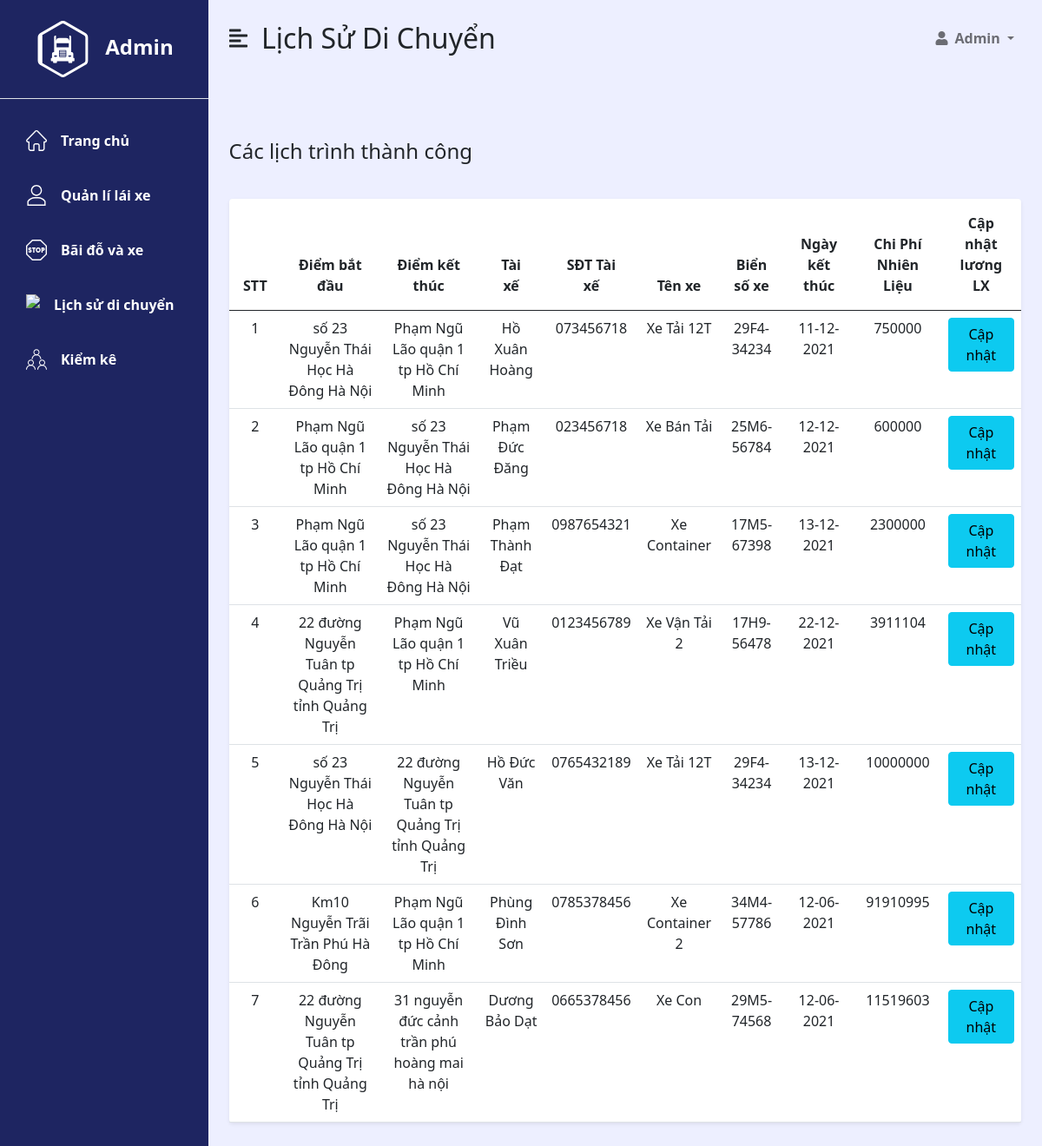
The page /Manager_Vehicle/view/manager_schedule.php on the database its author committed.
### tables this page shows
CREATE TABLE `tbl_truck` (
  `id` int(11) NOT NULL,
  `name` varchar(255) NOT NULL,
  `license_plate` varchar(255) NOT NULL,
  `height` int(11) NOT NULL,
  `max_weight` int(11) NOT NULL,
  `date_registery` datetime NOT NULL,
  `date_registery_expried` datetime NOT NULL,
  `status` int(11) DEFAULT NULL
);

CREATE TABLE `tbl_transport` (
  `id` int(11) NOT NULL,
  `id_start_place` int(11) NOT NULL,
  `id_stop_place` int(11) NOT NULL,
  `id_driver` int(11) NOT NULL,
  `id_truck` int(11) NOT NULL,
  `date_start` datetime DEFAULT NULL,
  `date_stop` datetime DEFAULT NULL,
  `fuel` float DEFAULT NULL,
  `status` int(11) NOT NULL,
  `price_flue` int(12) DEFAULT NULL
);

### Manager_Vehicle/until/dbhelp.php (called while the page is built, shortened)
<?php
function executeResult($sql){
    $conn = mysqli_connect(HOST, USERNAME, PASSWORD, DATABASE);
    $result = mysqli_query($conn, $sql);
    while ($obj = mysqli_fetch_object($result)){
        $list[] = $obj;
    }
    return $list;
}

### Manager_Vehicle/model/Transport.php (called while the page is built, shortened)
<?php
class Transport
{
    private $id;
    private $namePlaceStart;
    private $namePlaceEnd;
    private $nameDriver;
    private $numberPhoneDriver;
    private $nameTruck;
    private $licensePlateTruck;
    private $timeStart;
    public function __construct($id, $namePlaceStart, $namePlaceEnd, $nameDriver, $numberPhoneDriver, $nameTruck, $licensePlateTruck, $timeStart)
    {
        $this->id = $id;
        $this->namePlaceStart = $namePlaceStart;
        $this->namePlaceEnd = $namePlaceEnd;
        $this->nameDriver = $nameDriver;
        $this->numberPhoneDriver = $numberPhoneDriver;
        $this->nameTruck = $nameTruck;
        $this->licensePlateTruck = $licensePlateTruck;
        $this->timeStart = $timeStart;
    }
    public function getTimeStart()
    {
        return $this->timeStart;
    }
    public function getId()
    {
        return $this->id;
    }
    public function getNamePlaceStart()
    {
        return $this->namePlaceStart;
    }
    public function getNamePlaceEnd()
    {
        return $this->namePlaceEnd;
    }
    public function getNameDriver()
    {
        return $this->nameDriver;
    }
    public function getNumberPhoneDriver()
    {
        return $this->numberPhoneDriver;
    }
    public function getNameTruck()
    {
        return $this->nameTruck;
    }
    public function getLicensePlateTruck()
    {
        return $this->licensePlateTruck;
    }
}

### Manager_Vehicle/view/manager_schedule.php (the view, shortened to what this page needs)
<?php
include_once('../until/dbhelp.php');
include_once('../model/Transport.php');
function getPlaceById($id){
    return executeResult("SELECT * FROM tbl_place WHERE id=".$id)[0];
}
function getDriverById($id){
    return executeResult("SELECT * FROM tbl_driver WHERE id=".$id)[0];
}
function getNumberPhoneDriverById($id){
    return executeResult("SELECT * FROM tbl_user WHERE id=".getDriverById($id) -> id_user)[0] -> numberphone;
}
function getTruckById($id){
    return executeResult("SELECT * FROM tbl_truck WHERE id=".$id)[0];
}
function getTransportActive(){
    $listTransport = executeResult("SELECT * FROM tbl_transport WHERE status=1");
    foreach ($listTransport as $tran){
        $transport_item = new Transport(
            $tran -> id,
            getPlaceById($tran -> id_start_place) -> address_details,
            getPlaceById($tran -> id_stop_place) -> address_details,
            getDriverById($tran -> id_driver) -> name,
            getNumberPhoneDriverById($tran -> id_driver),
            getTruckById($tran -> id_truck) -> name,
            getTruckById($tran -> id_truck) -> license_plate,
            $tran -> date_stop
        );
        $listResult[] = $transport_item;
    }
    return $listResult;
}
function getTransportById($id){
    return executeResult("SELECT * FROM tbl_transport WHERE id=".$id)[0];
}
function getPriceFuel($idTransport){
    return getTransportById($idTransport) -> fuel * getTransportById($idTransport) -> price_flue;
}
?>
<!DOCTYPE html>
<html lang="en">
<head>
    <?php include 'head.php' ?>
</head>
<body>
<div class="d-flex" id="wrapper">
    <?php include 'sidebar.php' ?>
    <div id="page-content-wrapper" style="background: #EDEFFF;">
        <nav class="navbar navbar-expand-lg navbar-light bg-transparent py-4 px-4">
            <div class="d-flex align-items-center">
                <i class="fas fa-align-left fs-4 me-3" id="menu-toggle"></i>
                <h2 class="fs-2 m-0">Lịch Sử Di Chuyển</h2>
            </div>
            <div class="collapse navbar-collapse" id="navbarSupportedContent">
                <ul class="navbar-nav ms-auto mb-2 mb-lg-0">
                    <li class="nav-item dropdown">
                        <a class="nav-link dropdown-toggle fw-bold" href="#" id="navbarDropdown"
                           role="button" data-bs-toggle="dropdown" aria-expanded="false">
                            <i class="fas fa-user me-2"></i>Admin
                        </a>
                    </li>
                </ul>
            </div>
        </nav>
        <div class="container-fluid px-4">
            <div class="row my-5">
                <div class="row g-3 my-2">
                    <div class="col-md-6">
                        <h3 class="fs-4 mb-3" style="margin-left: 0.22rem">Các lịch trình thành công</h3>
                    </div>
                </div>
                <div class="col" style="margin-top: 1rem;">
                    <table class="table bg-white rounded shadow-sm  table-hover">
                        <thead>
                        <tr>
                            <th scope="col" style="text-align: center; padding: 1rem;">STT</th>
                            <th scope="col" style="text-align: center; padding: 1rem;">Điểm bắt đầu</th>
                            <th scope="col" style="text-align: center; padding: 1rem;">Điểm kết thúc</th>
                            <th scope="col" style="text-align: center; padding: 1rem;">Tài xế</th>
                            <th scope="col" style="text-align: center; padding: 1rem;">SĐT Tài xế</th>
                            <th scope="col" style="text-align: center; padding: 1rem;">Tên xe</th>
                            <th scope="col" style="text-align: center; padding: 1rem;">Biển số xe</th>
                            <th scope="col" style="text-align: center; padding: 1rem;">Ngày kết thúc</th>
                            <th scope="col" style="text-align: center; padding: 1rem;">Chi Phí Nhiên Liệu</th>
                            <th scope="col" style="text-align: center; padding: 1rem;">Cập nhật lương LX</th>
                        </tr>
                        </thead>
                        <tbody>
                        <?php
                        $index = 1;
                        foreach (getTransportActive() as $transport) {
                            ?>
                            <tr>
                                <td style="text-align: center; padding: 0.5rem;"><?= $index++ ?></td>
                                <td style="text-align: center; padding: 0.5rem;"><?= $transport -> getNamePlaceStart() ?></td>
                                <td style="text-align: center; padding: 0.5rem;"><?= $transport -> getNamePlaceEnd() ?></td>
                                <td style="text-align: center; padding: 0.5rem;"><?= $transport -> getNameDriver() ?></td>
                                <td style="text-align: center; padding: 0.5rem;"><?= $transport -> getNumberPhoneDriver() ?></td>
                                <td style="text-align: center; padding: 0.5rem;"><?= $transport -> getNameTruck() ?></td>
                                <td style="text-align: center; padding: 0.5rem;"><?= $transport -> getLicensePlateTruck() ?></td>
                                <td style="text-align: center; padding: 0.5rem;"><?= date_format(date_create($transport -> getTimeStart()), 'd-m-Y') ?></td>
                                <td style="text-align: center; padding: 0.5rem;"><?= getPriceFuel($transport -> getId())?></td>
                                <td style="text-align: center; padding: 0.5rem;">
                                    <a onclick="showUpdateDateTransport(<?= $transport -> getId() ?>)" type="date" class="btn btn-info">Cập nhật</a>
                                </td>
                            </tr>
                        <?php } ?>
                        </tbody>
                    </table>
                </div>
            </div>
        </div>
    </div>
</div>
</body>
</html>

### Manager_Vehicle/view/head.php (shortened to what this page needs)
<link href="https://cdn.jsdelivr.net/npm/bootstrap@5.0.2/dist/css/bootstrap.min.css" rel="stylesheet"
>
<link rel="stylesheet" href="https://cdnjs.cloudflare.com/ajax/libs/font-awesome/5.15.1/css/all.min.css" />
<link rel="stylesheet" href="style_admin.css">

### Manager_Vehicle/view/sidebar.php
<div style="background: #1E2561" id="sidebar-wrapper">
    <div class="sidebar-heading text-center py-4 primary-text fs-4 fw-bold border-bottom">
        <img src="image_svg/truck_sidebar.svg" style="margin-right: 1rem;"/>Admin</div>
    <div class="list-group list-group-flush my-3">
        <a href="admin.php" class="list-group-item list-group-item-action bg-transparent second-text active">
            <img src="image_svg/home 1.svg" style="margin-right: 1rem;"/><div>Trang chủ</div></a>
        <a href="manager_driver.php" class="list-group-item list-group-item-action bg-transparent second-text active">
            <img src="image_svg/user 2.svg" style="margin-right: 1rem;"/><div>Quản lí lái xe</div></a>
        <a href="manager_truck.php" class="list-group-item list-group-item-action bg-transparent second-text active">
            <img src="image_svg/stop 1.svg" style="margin-right: 1rem;"/><div>Bãi đỗ và xe</div></a>
        <a href="manager_schedule.php" class="list-group-item list-group-item-action bg-transparent second-text active">
            <img src="image_svg/location 2.svg" style="margin-right: 1rem;"/><div>Lịch sử di chuyển</div></a>
        <a href="manager_inventory.php" class="list-group-item list-group-item-action bg-transparent second-text active">
            <img src="image_svg/user 3.svg" style="margin-right: 1rem;"/></i><div>Kiểm kê</div></a>
    </div>
</div>

### Manager_Vehicle/view/style_admin.css (style rules this page uses)
:root { --main-bg-color: #474CC9; --main-text-color: #fff; --second-text-color: #0000; --second-bg-color: #1E2561; }
.primary-text { color: var(--main-text-color); }
.second-text { color: var(--second-text-color); }
#wrapper { background-color: #E5E5E5; }
#sidebar-wrapper { min-height: 100vh; margin-left: -15rem; -webkit-transition: margin 0.25s ease-out; -moz-transition: margin 0.25s ease-out; -o-transition: margin 0.25s ease-out; transition: margin 0.25s ease-out; }
#sidebar-wrapper .sidebar-heading { padding: 0.875rem 1.25rem; font-size: 1.2rem; }
#sidebar-wrapper .list-group { width: 15rem; }
#page-content-wrapper { min-width: 100vw; }
#menu-toggle { cursor: pointer; }
.list-group-item { border: none; padding: 20px 30px; }
.list-group-item.active { background-color: transparent; color: var(--main-text-color); font-weight: bold; border: none; }
@media (min-width: 768px) { #sidebar-wrapper { margin-left: 0; } }
@media (min-width: 768px) { #page-content-wrapper { min-width: 0; width: 100%; } }
.list-group > a { display: flex; }

### rows shown on the page
tbl_truck: transport "số 23 Nguyễn Thái Học Hà Đông Hà Nội", transport "Phạm Ngũ Lão quận 1 tp Hồ Chí Minh", transport "Hồ Xuân Hoàng", transport "073456718", name "Xe Tải 12T", license_plate "29F4-34234", id.price_flue "750000", transport "22 đường Nguyễn Tuân tp Quảng Trị tỉnh Quảng Trị", transport "Hồ Đức Văn", transport "0765432189", tbl_transport.fuel+price_flue "10000000"
tbl_transport: date_stop "11-12-2021"
tbl_truck: transport "Phạm Ngũ Lão quận 1 tp Hồ Chí Minh", transport "số 23 Nguyễn Thái Học Hà Đông Hà Nội", transport "Phạm Đức Đăng", transport "023456718", name "Xe Bán Tải", license_plate "25M6-56784", tbl_transport.fuel+price_flue "600000"
tbl_transport: date_stop "12-12-2021"
tbl_truck: transport "Phạm Ngũ Lão quận 1 tp Hồ Chí Minh", transport "số 23 Nguyễn Thái Học Hà Đông Hà Nội", transport "Phạm Thành Đạt", transport "0987654321", name "Xe Container", license_plate "17M5-67398", tbl_transport.fuel+price_flue "2300000"
tbl_transport: date_stop "13-12-2021"
tbl_truck: transport "22 đường Nguyễn Tuân tp Quảng Trị tỉnh Quảng Trị", transport "Phạm Ngũ Lão quận 1 tp Hồ Chí Minh", transport "Vũ Xuân Triều", transport "0123456789", name "Xe Vận Tải 2", license_plate "17H9-56478", tbl_transport.fuel+price_flue "3911104"
tbl_transport: date_stop "22-12-2021"
tbl_transport: date_stop "13-12-2021"
tbl_truck: transport "Km10 Nguyễn Trãi Trần Phú Hà Đông", transport "Phạm Ngũ Lão quận 1 tp Hồ Chí Minh", transport "Phùng Đình Sơn", transport "0785378456", name "Xe Container 2", license_plate "34M4-57786", tbl_transport.fuel+price_flue "91910995"
tbl_transport: date_stop "12-06-2021"
tbl_truck: transport "22 đường Nguyễn Tuân tp Quảng Trị tỉnh Quảng Trị", transport "31 nguyễn đức cảnh trần phú hoàng mai hà nội", transport "Dương Bảo Dạt", transport "0665378456", name "Xe Con", license_plate "29M5-74568", tbl_transport.fuel+price_flue "11519603"
tbl_transport: date_stop "12-06-2021"
